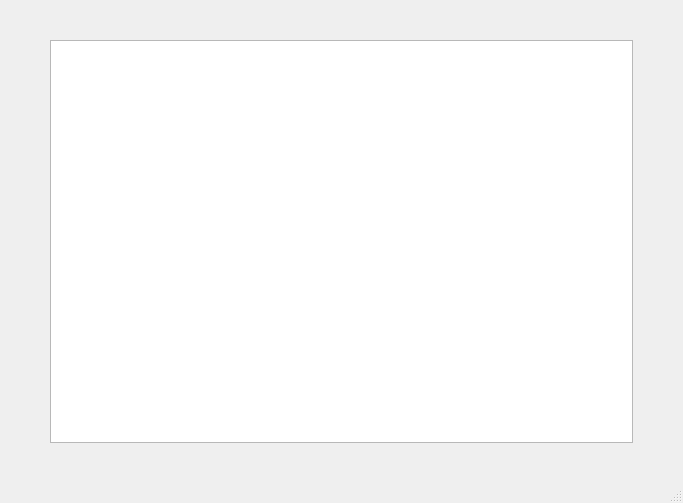
<?xml version="1.0" encoding="UTF-8"?>
<ui version="4.0">
 <class>MainWindow</class>
 <widget class="QMainWindow" name="MainWindow">
  <property name="geometry">
   <rect>
    <x>0</x>
    <y>0</y>
    <width>683</width>
    <height>503</height>
   </rect>
  </property>
  <property name="windowTitle">
   <string>MainWindow</string>
  </property>
  <widget class="QWidget" name="centralwidget">
   <widget class="QGraphicsView" name="graphicsView">
    <property name="geometry">
     <rect>
      <x>50</x>
      <y>40</y>
      <width>583</width>
      <height>403</height>
     </rect>
    </property>
   </widget>
  </widget>
  <widget class="QMenuBar" name="menubar">
   <property name="geometry">
    <rect>
     <x>0</x>
     <y>0</y>
     <width>683</width>
     <height>22</height>
    </rect>
   </property>
  </widget>
  <widget class="QStatusBar" name="statusbar"/>
 </widget>
 <resources/>
 <connections/>
</ui>
